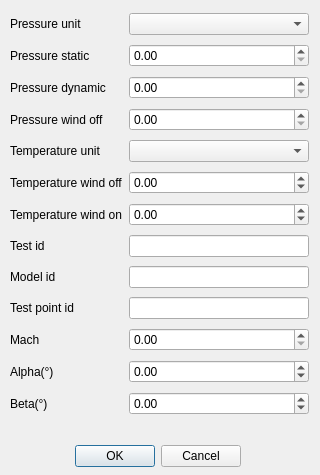
<?xml version="1.0" encoding="UTF-8"?>
<ui version="4.0">
 <class>PageProjectFeatures</class>
 <widget class="QDialog" name="PageProjectFeatures">
  <property name="geometry">
   <rect>
    <x>0</x>
    <y>0</y>
    <width>320</width>
    <height>475</height>
   </rect>
  </property>
  <property name="windowTitle">
   <string>Project features</string>
  </property>
  <widget class="QDialogButtonBox" name="buttonBox">
   <property name="geometry">
    <rect>
     <x>70</x>
     <y>440</y>
     <width>171</width>
     <height>32</height>
    </rect>
   </property>
   <property name="orientation">
    <enum>Qt::Horizontal</enum>
   </property>
   <property name="standardButtons">
    <set>QDialogButtonBox::Cancel|QDialogButtonBox::Ok</set>
   </property>
  </widget>
  <widget class="QWidget" name="layoutWidget">
   <property name="geometry">
    <rect>
     <x>10</x>
     <y>10</y>
     <width>299</width>
     <height>421</height>
    </rect>
   </property>
   <layout class="QGridLayout" name="gridLayout">
    <item row="0" column="0">
     <widget class="QLabel" name="labelPressureUnit">
      <property name="text">
       <string>Pressure unit</string>
      </property>
     </widget>
    </item>
    <item row="1" column="1">
     <widget class="QDoubleSpinBox" name="doubleSpinBoxPressureStatic">
      <property name="maximum">
       <double>100000000000000000.000000000000000</double>
      </property>
     </widget>
    </item>
    <item row="7" column="0">
     <widget class="QLabel" name="labelTemperatureOn">
      <property name="text">
       <string>Temperature wind on</string>
      </property>
     </widget>
    </item>
    <item row="7" column="1">
     <widget class="QDoubleSpinBox" name="doubleSpinBoxTemperatureWindOn">
      <property name="minimum">
       <double>-273.149999999999977</double>
      </property>
      <property name="maximum">
       <double>100000000000000000.000000000000000</double>
      </property>
     </widget>
    </item>
    <item row="8" column="0">
     <widget class="QLabel" name="labelTestId">
      <property name="text">
       <string>Test id</string>
      </property>
     </widget>
    </item>
    <item row="8" column="1">
     <widget class="QLineEdit" name="lineEditTestId"/>
    </item>
    <item row="9" column="0">
     <widget class="QLabel" name="labelModelId">
      <property name="text">
       <string>Model id</string>
      </property>
     </widget>
    </item>
    <item row="9" column="1">
     <widget class="QLineEdit" name="lineEditModelId"/>
    </item>
    <item row="10" column="0">
     <widget class="QLabel" name="labelTestPointId">
      <property name="text">
       <string>Test point id</string>
      </property>
     </widget>
    </item>
    <item row="10" column="1">
     <widget class="QLineEdit" name="lineEditTestPointId"/>
    </item>
    <item row="11" column="0">
     <widget class="QLabel" name="labelMach">
      <property name="text">
       <string>Mach</string>
      </property>
     </widget>
    </item>
    <item row="1" column="0">
     <widget class="QLabel" name="labelPressureStatic">
      <property name="text">
       <string>Pressure static</string>
      </property>
     </widget>
    </item>
    <item row="4" column="1">
     <widget class="QDoubleSpinBox" name="doubleSpinBoxPressureWindOff">
      <property name="maximum">
       <double>100000000000000000.000000000000000</double>
      </property>
     </widget>
    </item>
    <item row="5" column="0">
     <widget class="QLabel" name="labelTemperatureUnit">
      <property name="text">
       <string>Temperature unit</string>
      </property>
     </widget>
    </item>
    <item row="5" column="1">
     <widget class="QComboBox" name="comboBoxTemperatureUnit"/>
    </item>
    <item row="6" column="0">
     <widget class="QLabel" name="labelTemperatureWindOff">
      <property name="text">
       <string>Temperature wind off</string>
      </property>
     </widget>
    </item>
    <item row="6" column="1">
     <widget class="QDoubleSpinBox" name="doubleSpinBoxTemperatureWindOff">
      <property name="minimum">
       <double>-273.149999999999977</double>
      </property>
      <property name="maximum">
       <double>100000000000000000.000000000000000</double>
      </property>
     </widget>
    </item>
    <item row="11" column="1">
     <widget class="QDoubleSpinBox" name="doubleSpinBoxMach">
      <property name="maximum">
       <double>100000000000000000.000000000000000</double>
      </property>
     </widget>
    </item>
    <item row="12" column="0">
     <widget class="QLabel" name="labelAlpha">
      <property name="text">
       <string>Alpha(°)</string>
      </property>
     </widget>
    </item>
    <item row="12" column="1">
     <widget class="QDoubleSpinBox" name="doubleSpinBoxAlpha">
      <property name="minimum">
       <double>-180.000000000000000</double>
      </property>
      <property name="maximum">
       <double>360.000000000000000</double>
      </property>
     </widget>
    </item>
    <item row="13" column="0">
     <widget class="QLabel" name="labelBeta">
      <property name="text">
       <string>Beta(°)</string>
      </property>
     </widget>
    </item>
    <item row="13" column="1">
     <widget class="QDoubleSpinBox" name="doubleSpinBoxBeta">
      <property name="minimum">
       <double>-180.000000000000000</double>
      </property>
      <property name="maximum">
       <double>360.000000000000000</double>
      </property>
     </widget>
    </item>
    <item row="3" column="1">
     <widget class="QDoubleSpinBox" name="doubleSpinBoxPressureDynamic">
      <property name="maximum">
       <double>100000000000000000.000000000000000</double>
      </property>
     </widget>
    </item>
    <item row="0" column="1">
     <widget class="QComboBox" name="comboBoxPressureUnit"/>
    </item>
    <item row="4" column="0">
     <widget class="QLabel" name="labelPressureWindOff">
      <property name="text">
       <string>Pressure wind off</string>
      </property>
     </widget>
    </item>
    <item row="3" column="0">
     <widget class="QLabel" name="labelPressureDynamic">
      <property name="text">
       <string>Pressure dynamic</string>
      </property>
     </widget>
    </item>
   </layout>
  </widget>
 </widget>
 <resources/>
 <connections>
  <connection>
   <sender>buttonBox</sender>
   <signal>accepted()</signal>
   <receiver>PageProjectFeatures</receiver>
   <slot>accept()</slot>
   <hints>
    <hint type="sourcelabel">
     <x>248</x>
     <y>254</y>
    </hint>
    <hint type="destinationlabel">
     <x>157</x>
     <y>274</y>
    </hint>
   </hints>
  </connection>
  <connection>
   <sender>buttonBox</sender>
   <signal>rejected()</signal>
   <receiver>PageProjectFeatures</receiver>
   <slot>reject()</slot>
   <hints>
    <hint type="sourcelabel">
     <x>316</x>
     <y>260</y>
    </hint>
    <hint type="destinationlabel">
     <x>286</x>
     <y>274</y>
    </hint>
   </hints>
  </connection>
 </connections>
</ui>
